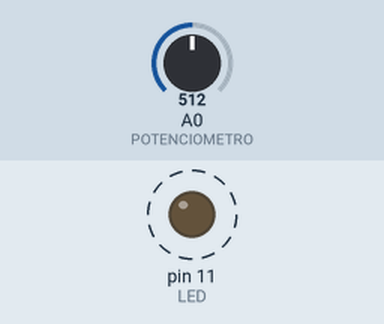
A sketch run on a simulated Arduino Uno, built with avr-gcc and run on an emulated ATmega328P. Shown: output pins drawn as LEDs (lit = HIGH). Dashed ring = blinking. The inputs (shaded band) are chosen by the test bench; at power-on: A0 (POTENCIOMETRO) = 512.

Above: at 1.8 s.
1.9 s: A0 (POTENCIOMETRO) set to 0
At 3.1 s:
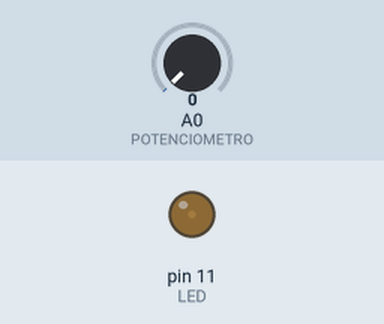
3.6 s: A0 (POTENCIOMETRO) set to 122
At 3.9 s:
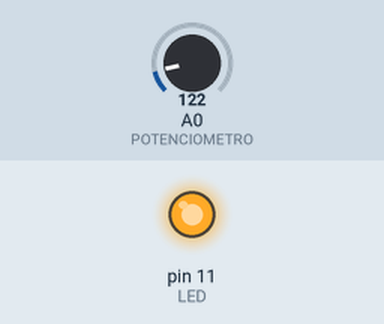
Timing chart, 0 to 13.1 s (numbered marks = the images above; inputs shaded):
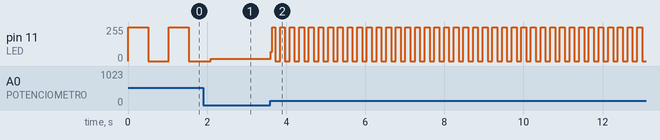

The sketch:

pisca_led_com_potenciometro.ino
```cpp
/*
  Pisca o led com potenciometro
  by: JBarbosa
*/

const int POTENCIOMETRO = A0;
const int LED = 11;
int valorPotencia = 0;

void setup() {
  pinMode(LED, OUTPUT);
}

void loop() {

  valorPotencia = analogRead(POTENCIOMETRO);
  digitalWrite(LED, HIGH);
  delay(valorPotencia);
  digitalWrite(LED, LOW);
  delay(valorPotencia);

}
```

Measured:
- after the input at 3.6 s, pin 11 (LED): 18/255 → 69/255 at once, then moves between 0/255 and 255/255, repeating every 0.24 s
- by itself, pin 11 (LED): alternates 255/255 for 0.51 s and 0/255 for 0.51 s
